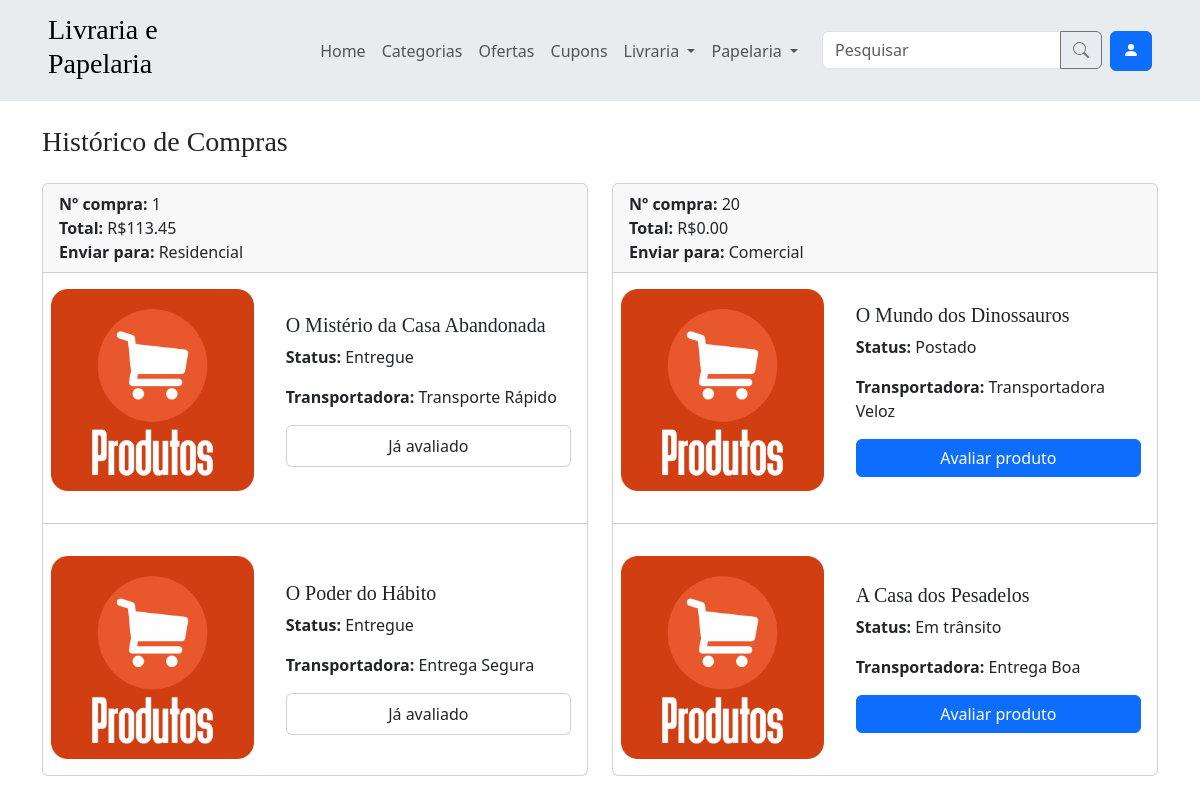
Page /historico_compras/ (signed in) on the committed database.
### app/models.py (models this page shows, shortened)
class Compra(models.Model):
    usuario = models.ForeignKey(User, on_delete=models.CASCADE)
    forma_pagamento = models.ForeignKey(FormaPagamento, on_delete=models.CASCADE, null=True, blank=True)
    endereco = models.ForeignKey(Endereco, on_delete=models.CASCADE, null=True, blank=True)
    data_realizada = models.DateTimeField(auto_now_add=True)
    produtos = models.ManyToManyField(Produto, through='CompraProduto')
    def preco_produtos(self):
        return sum([compra_produto.produto.preco_atual() * compra_produto.quantidade for compra_produto in self.compraproduto_set.all()])
    def preco_frete(self):
        soma = 0
        for compra_produto in self.compraproduto_set.all():
            transportadora = compra_produto.entrega_associada().transportadora
            soma += transportadora.preco if transportadora is not None else 0
        return soma
    def desconto_cupons(self):
        soma = 0
        for cupom in self.cupom_set.all():
            soma += cupom.desconto
        return soma
    def preco_total(self):
        return max(0, self.preco_produtos() + self.preco_frete() - self.desconto_cupons())
    class Meta:
        verbose_name = verbose_name_plural = 'Compra'

class CompraProduto(models.Model):
    compra = models.ForeignKey(Compra, on_delete=models.CASCADE)
    produto = models.ForeignKey(Produto, on_delete=models.CASCADE)
    quantidade = models.PositiveIntegerField()
    def entrega_associada(self):
        try:
            entrega = Entrega.objects.get(compra_produto=self)
        except Entrega.DoesNotExist:
            entrega = Entrega(compra_produto=self)
            entrega.save()
        return entrega
    def foi_avaliado(self):
        return hasattr(self, 'avaliacao')
    class Meta:
        unique_together = ('compra', 'produto')
        verbose_name = verbose_name_plural = 'CompraProduto'

class Produto(models.Model):
    nome = models.CharField(max_length=50)
    preco = models.DecimalField(max_digits=10, decimal_places=2)
    descricao = models.TextField(null=True, blank=True)
    is_ativo = models.BooleanField(default=True)
    def preco_atual(self):
        promocao = self.promocao_set.last()
        if promocao:
            promocao_produto = promocao.promocaoproduto_set.get(produto=self)
            return self.preco * (1 - promocao_produto.desconto)
        return self.preco
    class Meta:
        verbose_name = verbose_name_plural = 'Produto'

class Promocao(models.Model):
    nome = models.CharField(max_length=100, null=True, blank=True)
    data_inicio = models.DateTimeField()
    data_fim = models.DateTimeField()
    produtos = models.ManyToManyField(Produto, through='PromocaoProduto')
    class Meta:
        verbose_name = verbose_name_plural = 'Promocao'

class PromocaoProduto(models.Model):
    produto = models.ForeignKey(Produto, on_delete=models.CASCADE)
    promocao = models.ForeignKey(Promocao, on_delete=models.CASCADE)
    desconto = models.DecimalField(max_digits=10, decimal_places=2)
    class Meta:
        unique_together = ('produto', 'promocao')
        verbose_name = verbose_name_plural = 'PromocaoProduto'

class Entrega(models.Model):
    class EstadoChoices(models.TextChoices):
        AGUARDANDO_PAGAMENTO_COMPRA = 'AGUARDANDO_PAGAMENTO_COMPRA', 'Aguardando Pagamento da Compra'
        EM_PREPARO = 'EM_PREPARO', 'Em Preparo'
        POSTADO = 'POSTADO', 'Postado'
        EM_TRANSITO = 'EM_TRANSITO', 'Em Trânsito'
        ENTREGUE = 'ENTREGUE', 'Entregue'
    compra_produto = models.OneToOneField(CompraProduto, on_delete=models.CASCADE, primary_key=True)
    transportadora = models.ForeignKey(Transportadora, on_delete=models.CASCADE, null=True, blank=True)
    codigo_rastreio = models.CharField(max_length=100, null=True, blank=True)
    data_postado = models.DateTimeField(null=True, blank=True)
    data_transito = models.DateTimeField(null=True, blank=True)
    data_recebido = models.DateTimeField(null=True, blank=True)
    estado = models.CharField(
        max_length=30,
        choices=EstadoChoices.choices,
        default=EstadoChoices.AGUARDANDO_PAGAMENTO_COMPRA,
    )
    class Meta:
        verbose_name = verbose_name_plural = 'Entrega'

class Transportadora(models.Model):
    nome = models.CharField(max_length=100)
    cnpj = models.CharField(max_length=20, unique=True)
    inscricao_estadual = models.CharField(max_length=100, unique=True)
    preco = models.DecimalField(max_digits=10, decimal_places=2, null=True, blank=True)
    class Meta:
        verbose_name = verbose_name_plural = 'Transportadora'

class Endereco(models.Model):
    usuario = models.ForeignKey(User, on_delete=models.CASCADE)
    nome = models.CharField(max_length=20, null=True, blank=False)
    rua = models.CharField(max_length=100, null=True, blank=False)
    numero = models.CharField(max_length=8, null=True, blank=False)
    bairro = models.CharField(max_length=100, null=True, blank=False)
    cidade = models.CharField(max_length=100, null=True, blank=False)
    estado = models.CharField(max_length=100, null=True, blank=False)
    cep = models.CharField(max_length=20, null=True, blank=False)
    complemento = models.CharField(max_length=50, null=True, blank=True)
    is_principal = models.BooleanField(default=False)
    class Meta:
        verbose_name = verbose_name_plural = 'Endereco'

### app/views.py (the view, shortened to what this page needs)
# urls.py: path('historico_compras/', views.historico_compras, name='historico_compras'),
@login_required
@user_passes_test(usuario_comum)
def historico_compras(request):
    compras = request.user.compra_set.all()
    return render(request, 'historico_compras.html', {'compras': compras})

### app/context_processors.py (called while the page is built)
def categorias_processor(request):
    categorias = Categoria.objects.all()
    categorias_livraria = categorias.filter(tipo='Livraria')
    categorias_papelaria = categorias.filter(tipo='Papelaria')
    categorias = categorias[:10]
    return {
        'categorias': categorias,
        'categorias_livraria': categorias_livraria,
        'categorias_papelaria': categorias_papelaria
    }

### app/views.py (called while the page is built)
def usuario_comum(user):
    return not user.is_staff

### app/templates/historico_compras.html (shortened to what this page needs)
{% extends 'components/base.html' %}
{% block content %}
    {% include 'components/content_title.html' with title='Histórico de Compras' %}
    <div class="row row-cols-1 row-cols-lg-2">
        {% for compra in compras %}
        <div class="col">
            <div class="card mb-3 w-100 text-decoration-none">
                <div class="card-header">
                    <div class="card-text"><span class="fw-bold">Nº compra: </span>{{ compra.id }}</div>
                    <div class="card-text"><span class="fw-bold">Total: </span>R${{ compra.preco_total|floatformat:2 }}</div>
                    <div class="card-text" data-bs-toggle="popover" data-bs-title="a" data-bs-content="Conteúdo do endereço" aria-describedby="popover71635">
                        <span class="fw-bold">Enviar para: </span>{{ compra.endereco.nome }}
                    </div>
                </div>
                {% for compra_produto in compra.compraproduto_set.all %}
                    <div class="row g-0 align-items-center">
                        <div class="col-md-5 p-3 ps-md-2">
                            <a href="#">
                                {% load static %}
                                <img src="{% static 'img/produto_placeholder.png' %}" class="img-fluid" alt="...">
                            </a>
                        </div>
                        <div class="col-md-7">
                            <div class="card-body">
                                <a href="#" class="card-title text-decoration-none">
                                    <h5 class="mb-2">{{ compra_produto.produto.nome }}</h5>
                                </a>
                                <p><span class="fw-bold">Status: </span> {{ compra_produto.entrega.estado }}</p>
                                <p><span class="fw-bold">Transportadora: </span> {{ compra_produto.entrega.transportadora.nome }}</p>
                                {% if not compra_produto.foi_avaliado %}
                                    <button type="button" class="w-100 btn btn-primary" data-bs-toggle="modal" data-bs-target="#staticBackdrop">
                                        Avaliar produto
                                    </button>
                                {% else %}
                                    <div class="card px-3 py-2 text-center">Já avaliado</div>
                                {% endif %}
                            </div>
                        </div>
                    </div>
                    {% if not forloop.last %}
                        <hr>
                    {% endif %}
                {% endfor %}
            </div>
        </div>
        {% endfor %}
    </div>
{% endblock %}

### app/templates/components/base.html (style rules this page uses)
h1, h2, h3, h4, h5, h6 { font-family: "Playfair Display", Georgia, "Times New Roman", serif; }

### rows in the picture
Compra: id "1", preco_total "113.45", endereco.nome "Residencial"
CompraProduto: produto.nome "O Mistério da Casa Abandonada", entrega.estado "Entregue", entrega.transportadora.nome "Transporte Rápido", shows "Já avaliado"
CompraProduto: produto.nome "O Poder do Hábito", entrega.estado "Entregue", entrega.transportadora.nome "Entrega Segura", shows "Já avaliado"
Compra: id "20", preco_total "0.00", endereco.nome "Comercial"
CompraProduto: produto.nome "O Mundo dos Dinossauros", entrega.estado "Postado", entrega.transportadora.nome "Transportadora Veloz"
CompraProduto: produto.nome "A Casa dos Pesadelos", entrega.estado "Em trânsito", entrega.transportadora.nome "Entrega Boa"

### other values in the picture
{{ title }} "Histórico de Compras"
